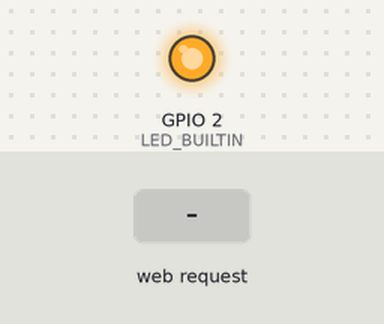
Simulated run of this sketch. Board: ESP8266 (NodeMCU). On the bench: output pins drawn as LEDs (lit = HIGH, except the on-board LED, lit = LOW). The test bench sets the inputs (shaded band). What the sketch prints to the serial monitor is not drawn.

Above: at 1.2 s.
1.3 s: HTTP request GET /togglePump received
At 2.3 s:
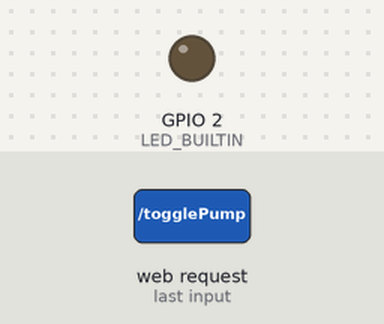
Timing chart, 0 to 4.3 s (numbered marks = the images above; inputs shaded):
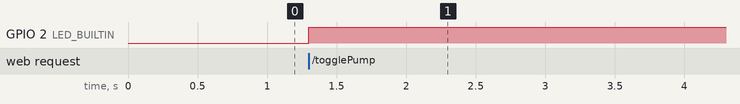

Measured:
- after the input at 1.3 s, GPIO 2 (LED_BUILTIN): LOW → HIGH at once

The sketch:

main.ino
```cpp
#include <ESP8266WiFi.h>
#include <ESP8266WebServer.h>

const char* ssid = "Plant-Sensor";
const char* password = "123ngab";
const int sensorPin = A0;

String htmlContent = R"=====(
<!DOCTYPE html>
<html lang="en">
<head>
  <meta charset="UTF-8">
  <meta name="viewport" content="width=device-width, initial-scale=1.0">
  <title>Tamagochi</title>
  <style>
            *,body{
                padding: 0px;
                margin: 0px;
                font-family: sans-serif;
            }

            .canvas{
                background-color: black;
                max-width: 100vw;
                max-height: 100vh;
                min-height: 100vh;
                color: white;
            }
            .text-c{
                text-align: center;
            }
            .cen{
                margin-left: auto;
                margin-right: auto;
            }
            .mt-20{
                margin-top: 20px;
            }


            /* CSS */
            .button-15 {
            background-image: linear-gradient(#42A1EC, #0070C9);
            border: 1px solid #0077CC;
            border-radius: 4px;
            box-sizing: border-box;
            color: #FFFFFF;
            cursor: pointer;
            direction: ltr;
            display: block;
            font-family: "SF Pro Text","SF Pro Icons","AOS Icons","Helvetica Neue",Helvetica,Arial,sans-serif;
            font-size: 17px;
            font-weight: 400;
            letter-spacing: -.022em;
            line-height: 1.47059;
            min-width: 30px;
            overflow: visible;
            padding: 4px 15px;
            text-align: center;
            vertical-align: baseline;
            user-select: none;
            -webkit-user-select: none;
            touch-action: manipulation;
            white-space: nowrap;
            }

            .button-15:disabled {
            cursor: default;
            opacity: .3;
            }

            .button-15:hover {
            background-image: linear-gradient(#51A9EE, #147BCD);
            border-color: #1482D0;
            text-decoration: none;
            }

            .button-15:active {
            background-image: linear-gradient(#3D94D9, #0067B9);
            border-color: #006DBC;
            outline: none;
            }

            .button-15:focus {
            box-shadow: rgba(131, 192, 253, 0.5) 0 0 0 3px;
            outline: none;
            }
    </style>
</head>
<body>
  <div class="canvas">
      <h1 class="text-c">Esp8266 Web Plant Sensor</h1>
        <h2 class="text-c">Hi</h2>
        <h1 class="text-c mt-20" id="senval">Kelembapan : {PERCENTAGE}</h1>
        <button class="cen mt-20 button-15" onclick="fetchSensorValue()">Refresh Sensor</button>
        <button class="cen mt-20 button-15" onclick="togglePump()">Toggle pump</button>
    </div>
    <script>
    function fetchSensorValue() {
        fetch("/refreshSensor")
        .then(response => response.text())
        .then(sensorValue => {
            // Update the HTML with the received sensor value
            const sensorElement = document.getElementById("senval");
            sensorElement.textContent = "Kelembapan: " + sensorValue + "%";
        });
    }

    function togglePump() {
        var xhr = new XMLHttpRequest();
        xhr.open("GET", "/togglePump", true);
        xhr.send();
    }
</script>

</body>
</html>
)=====";

ESP8266WebServer server(80);
bool PumpState = false;

void setup() {
  Serial.begin(9600);
  pinMode(sensorPin, INPUT);
  pinMode(LED_BUILTIN, OUTPUT);

  WiFi.softAP(ssid, password);
  IPAddress IP = WiFi.softAPIP();
  Serial.print("AP IP address: ");
  Serial.println(IP);

  server.on("/", HTTP_GET, []() {
    server.send(200, "text/html", htmlContent);
  });

  server.on("/refreshSensor", HTTP_GET, []() {
    int sensorValue = analogRead(sensorPin);
    int percentage = map(sensorValue, 400, 1023, 0, 100);
    server.send(200, "text/plain", String(percentage)); // Send only the sensor value
  });

  server.begin();
  Serial.println("HTTP server started");

  server.on("/togglePump", HTTP_GET, []() {
    PumpState = !PumpState;
    digitalWrite(LED_BUILTIN, PumpState);
    server.send(200, "text/plain", "Pump toggled");
  });
}

void loop() {
  server.handleClient();
}
```
